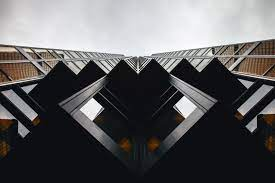
#> input picture Sem5/CV-LAB/210962040-Week7/resource/sym2.jpg, 275 x 183 px
$ python harrisCornerBuiltIn.py
#> lines starting #> are read from the running program, lines starting #| are printed output that depends on the picture; after the words box and inside, x2 and y2 are one past the last pixel; in counts of white or black regions, pixels touching at a corner belong together
import numpy as np
import cv2

img = cv2.imread('./resource/sym2.jpg')
#> img is the input picture: shape (183, 275, 3); mean B, G, R 96.6, 94.7, 95.6
gray = cv2.cvtColor(img,cv2.COLOR_BGR2GRAY)
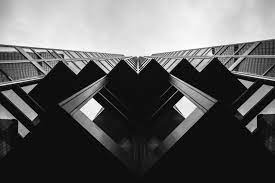
#> gray: shape (183, 275); min 0, max 255, mean 95
gray = np.float32(gray)

dst = cv2.cornerHarris(gray,2,3,0.04)
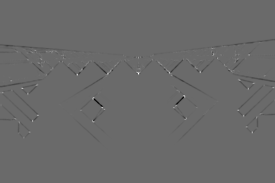
#> dst: shape (183, 275) float32; min -83770032, max 116880400, mean -335377.2; drawn with min black and max white

dst = cv2.dilate(dst,None)
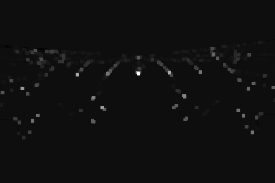
#> dst: shape (183, 275) float32; min -7008345, max 116880400, mean 801185.2; drawn with min black and max white

img[dst > 0.01*dst.max()] = [0, 0, 255]
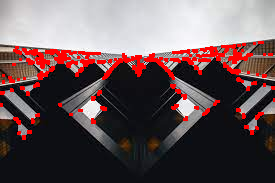
#> img: shape (183, 275, 3); 6.9% of pixels changed, all inside (x1, y1, x2, y2) = (0, 41, 275, 140)
cv2.imshow('dst', img)
cv2.waitKey(0)
cv2.destroyAllWindows()

$ run again, with Sem5/CV-LAB/210962040-Week7/resource/bw.jpg copied over Sem5/CV-LAB/210962040-Week7/resource/sym2.jpg
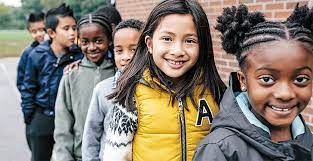
#> input picture Sem5/CV-LAB/210962040-Week7/resource/bw.jpg, 313 x 161 px
#> img is the input picture: shape (161, 313, 3); mean B, G, R 112, 124.1, 133.7
#> `dst = cv2.dilate(dst,None)`:
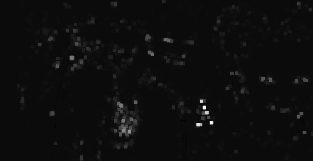
#> dst: shape (161, 313) float32; min -7519448, max 160021568, mean 1856807.8; drawn with min black and max white
#> `img[dst > 0.01*dst.max()] = [0, 0, 255]`:
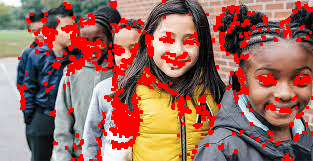
#> img: shape (161, 313, 3); 16.05% of pixels changed, all inside (x1, y1, x2, y2) = (17, 0, 313, 161)
